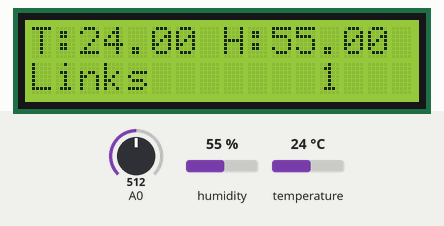
Simulated run of this sketch. Board: Arduino Uno, built with avr-gcc and run on an emulated ATmega328P. Shown: 16×2 character LCD. Inputs (shaded band) come from the test bench; at power-on: A0 = 512, humidity 55 %, temperature 24 °C. What the sketch prints to the serial monitor is not drawn.

Above: at 1.7 s.
1.8 s: A0 set to 370
At 3.3 s:
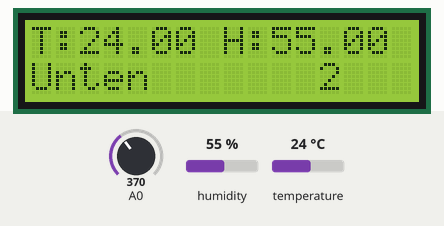
7.8 s: A0 set to 122
At 9.1 s:
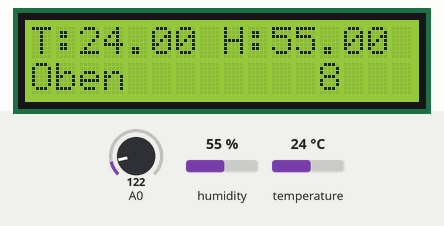
13.8 s: A0 set to 40
At 15.5 s:
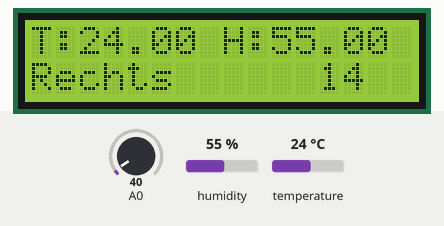
19.8 s: A0 set to 716
At 21.5 s:
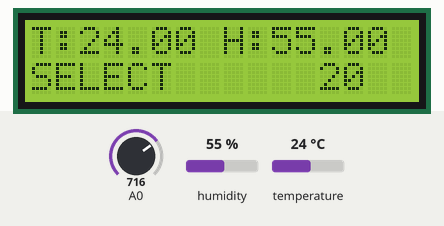
25.8 s: A0 set to 900
At 27.5 s:
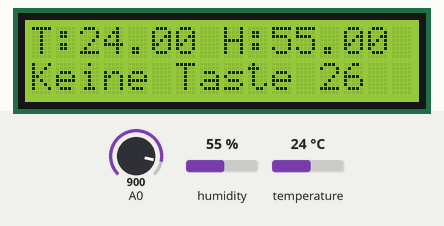
31.8 s: humidity set to 22 %
At 33.6 s:
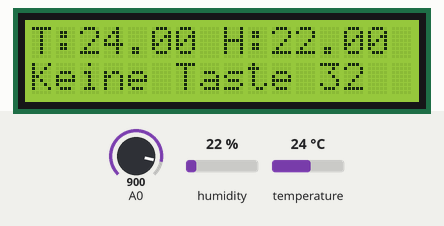
Timing chart, 0 to 35.1 s (numbered marks = the images above; inputs shaded):
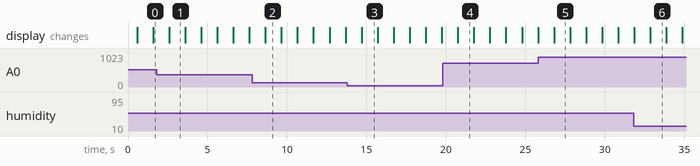

The sketch:

luft_humidity_LCD_DISPLAY.ino
```cpp
#include <LiquidCrystal.h>
LiquidCrystal lcd(8, 9, 4, 5, 6, 7); //Angabe der erforderlichen Pins
//DHT Hinzufügen
#include "DHT.h"
#define DHTTYPE DHT22
#define DHT22_Pin A1

// erstellen einiger Variablen
int Taster = 0;
int Analogwert = 0;
#define Tasterrechts 0
#define Tasteroben 1
#define Tasterunten 2
#define Tasterlinks 3
#define Tasterselect 4
#define KeinTaster 5

//DHT Variablen
DHT dht(DHT22_Pin, DHTTYPE);
float humidity, temperature;


// Ab hier wird ein neuer Programmblock mit dem Namen "Tasterstatus" erstellt. Hier wird ausschließlich geprüft, welcher Taster gedrückt ist.
int Tasterstatus()
{
  Analogwert = analogRead(A0); // Auslesen der Taster am Analogen Pin A0.
  if (Analogwert > 1000) return KeinTaster;
  if (Analogwert < 50) return Tasterrechts;
  if (Analogwert < 195) return Tasteroben;
  if (Analogwert < 380) return Tasterunten;
  if (Analogwert < 555) return Tasterlinks;
  if (Analogwert < 790) return Tasterselect;

  return KeinTaster; // Ausgabe wenn kein Taster gedrückt wurde.
}
// Hier wird der Programmblock "Tasterstatus" abeschlossen.


void setup()
{
  Serial.begin(9600);
  dht.begin();
  lcd.begin(16, 2); // Starten der Programmbibliothek.
  lcd.setCursor(0,0); // Angabe des Cursorstartpunktes oben links.
  //lcd.print("THM - KapyGenius"); // Ausgabe des Textes "Nachricht".
  delay(500);
}

void loop()
{
  humidity = dht.readHumidity();
  temperature = dht.readTemperature();

  //Serial.print("Luftfeuchte: ");
  Serial.print(humidity);
  Serial.print(",");
  //Serial.print("Temperatur: ");
  Serial.print(temperature);
  Serial.println();

  lcd.setCursor(12,1); // Bewegt den Cursor in Zeile 2 (Line0=Zeile1 und Line1=Zeile2) and die Stelle "12".
  lcd.print(millis()/1000); // Zeigt die Sekunden seit Start des Programms in Sekunden an.

  lcd.setCursor(0,0);
  lcd.print("T:");
  lcd.setCursor(2,0);
  lcd.print(temperature);
  lcd.setCursor(8,0);
  lcd.print("H:");
  lcd.setCursor(10,0);
  lcd.print(humidity);


  lcd.setCursor(0,1); // Bewegt den Cursor and die Stelle "0" in Zeile 2.

  Taster = Tasterstatus(); //Hier springt der Loop in den oben angegebenen Programmabschnitt "Tasterstatus" und liest dort den gedrückten Taster aus.

  switch (Taster) // Abhängig von der gedrückten Taste wird in dem folgenden switch-case Befehl entschieden, was auf dem LCD angezeigt wird.
  {
    case Tasterrechts: // Wenn die rechte Taste gedrückt wurde...
    {
      lcd.print("Rechts      "); //Erscheint diese Zeile. Die Leerzeichen hinter dem Text sorgen dafür, dass der vorherige Text in der Zeile gelöscht wird.
      break;
    }
    case Tasterlinks:  // Wenn die linke Taste gedrückt wurde...
    {
      lcd.print("Links       ");  //Erscheint diese Zeile... usw...
      break;
    }
    case Tasteroben:
    {
      lcd.print("Oben        ");
      break;
    }
    case Tasterunten:
    {
      lcd.print("Unten       ");
      break;
    }
    case Tasterselect:
    {
      lcd.print("SELECT      ");
      break;
    }
    case KeinTaster:
    {
      lcd.print("Keine Taste ");
      break;
    }
  } //switch-case Befehl beenden

  delay(1000);
} //Loop beenden
```

Measured:
- after the input at 1.8 s, the display: changes after 0.79 s (image 1)
- after the input at 7.8 s, the display: changes after 0.84 s (image 2)
- after the input at 13.8 s, the display: changes after 0.90 s (image 3)
- after the input at 19.8 s, the display: changes after 0.95 s (image 4)
- after the input at 25.8 s, the display: changes after 1.0 s (image 5)
- what the display in image 1 shows lasts 1.0 s, from 2.6 s to 3.6 s
